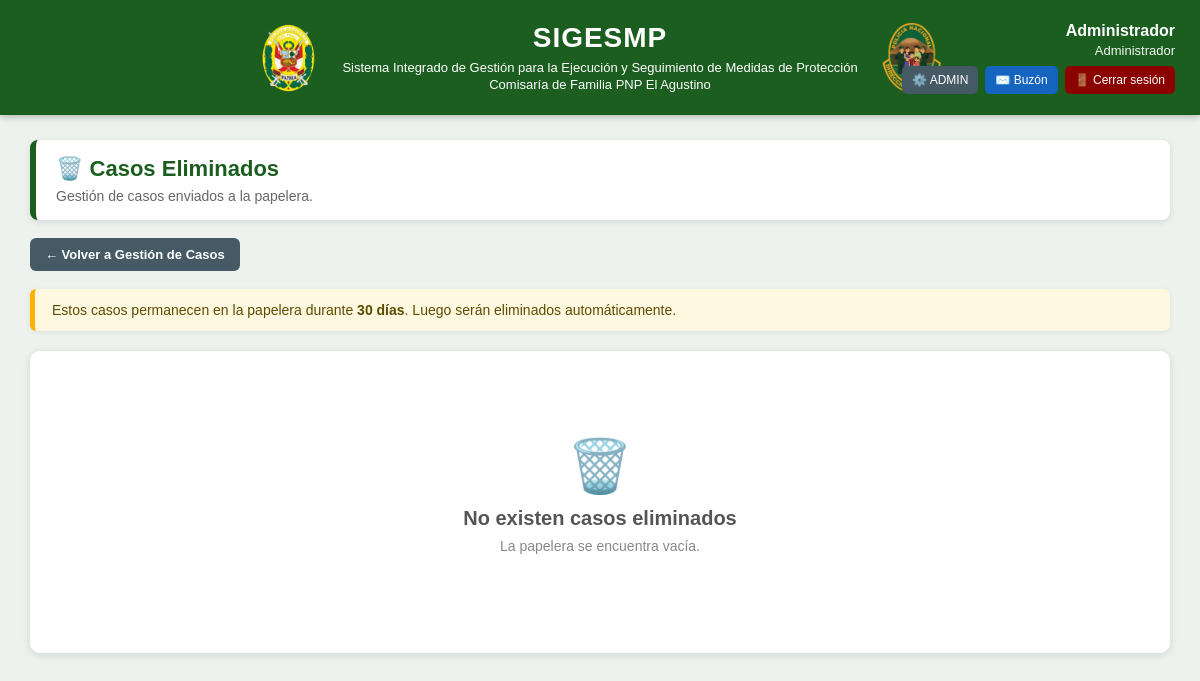
Before: /casos-eliminados/ (signed in) with the older database file.
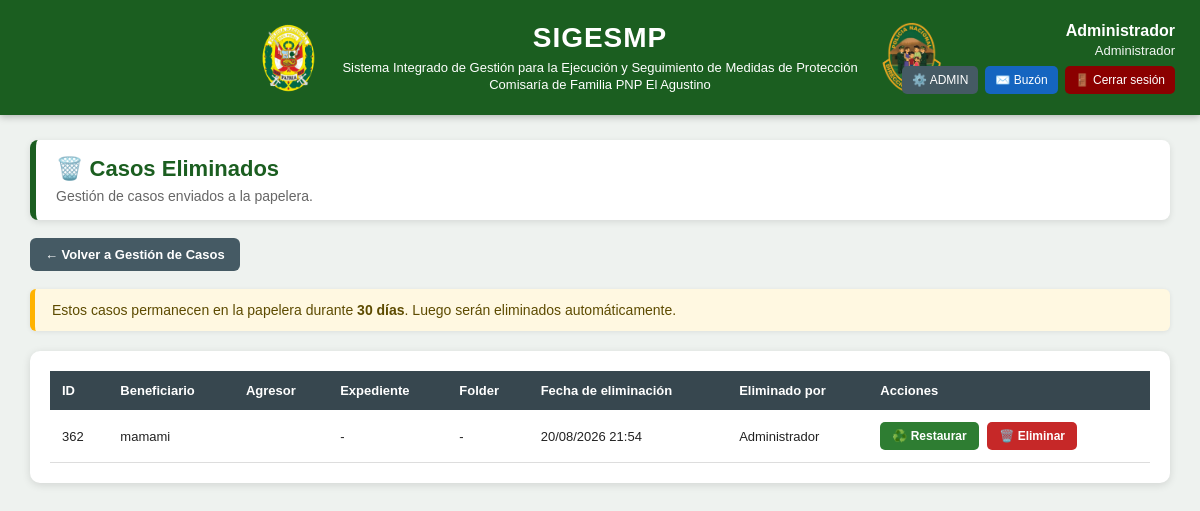
After: the same page with the newer database file.
### mapa/models.py (models this page shows, shortened)
class Caso(models.Model):
    RIESGOS = [
        ("LEVE", "Leve"),
        ("MODERADO", "Moderado"),
        ("SEVERO", "Severo"),
        ("SEVERO EXTREMO", "Severo extremo"),
        ("NO DETERMINADO", "No determinado"),
    ]
    NOTIFICACION = [
        ("PENDIENTE", "Pendiente"),
        ("NOTIFICADO", "Notificado"),
    ]
    TIPO_VIOLENCIA = [
        ("FISICA", "Física"),
        ("PSICOLOGICA", "Psicológica"),
        ("SEXUAL", "Sexual"),
        ("ECONOMICA", "Económica o Patrimonial"),
    ]
    ESTADO_UBICACION_AGRESOR = [
        ("UBICADO", "Ubicado"),
        ("NO UBICADO", "No ubicado"),
    ]
    beneficiario = models.CharField(
        max_length=200,
        blank=True
    )
    dni_beneficiario = models.CharField(
        max_length=8,
        blank=True
    )
    domicilio = models.CharField(
        max_length=300,
        blank=True
    )
    region_domicilio = models.ForeignKey(
        Region,
        on_delete=models.SET_NULL,
        null=True,
        blank=True,
        related_name="casos_region_domicilio"
    )
    provincia_domicilio = models.ForeignKey(
        Provincia,
        on_delete=models.SET_NULL,
        null=True,
        blank=True,
        related_name="casos_provincia_domicilio"
    )
    distrito_domicilio = models.ForeignKey(
        Distrito,
        on_delete=models.SET_NULL,
        null=True,
        blank=True,
        related_name="casos_distrito_domicilio"
    )
    tipo_via = models.CharField(
        max_length=30,
        blank=True,
        verbose_name="Tipo de vía"
    )
    nombre_via = models.CharField(
        max_length=200,
        blank=True,
        verbose_name="Nombre de vía"
    )
    numero_via = models.CharField(
        max_length=50,
        blank=True,
        verbose_name="Número"
    )
    complemento_domicilio = models.CharField(
        max_length=300,
        blank=True,
        verbose_name="Complemento / referencia"
    )
    domicilio_normalizado = models.CharField(
        max_length=250,
        blank=True,
        verbose_name="Domicilio normalizado"
    )
    nivel_riesgo = models.CharField(
        max_length=30,
        choices=RIESGOS,
        blank=True
    )
    region_denuncia = models.ForeignKey(
        Region,
        on_delete=models.PROTECT,
        related_name="casos_denuncia_region",
        null=True,
        blank=True,
    )
    provincia_denuncia = models.ForeignKey(
        Provincia,
        on_delete=models.PROTECT,
        related_name="casos_denuncia_provincia",
        null=True,
        blank=True,
    )
    distrito_denuncia = models.ForeignKey(
        Distrito,
        on_delete=models.PROTECT,
        related_name="casos_denuncia_distrito",
        null=True,
        blank=True,
    )
    region_medida = models.ForeignKey(
        Region,
        on_delete=models.PROTECT,
        related_name="casos_medida_region",
        null=True,
        blank=True,
    )
    provincia_medida = models.ForeignKey(
        Provincia,
        on_delete=models.PROTECT,
        related_name="casos_medida_provincia",
        null=True,
        blank=True,
    )
    distrito_medida = models.ForeignKey(
        Distrito,
        on_delete=models.PROTECT,
        related_name="casos_medida_distrito",
        null=True,
        blank=True,
    )
    comisaria_denuncia = models.CharField(
        max_length=150,
        verbose_name="Comisaría donde se interpuso la denuncia"
    )
    comisaria_medida = models.CharField(
        max_length=150,
        verbose_name="Comisaría de Familia responsable"
    )
    efectivo = models.CharField(
        max_length=100,
        blank=True
    )
    responsable = models.ForeignKey(
        User,
        null=True,
        blank=True,
        on_delete=models.SET_NULL,
        related_name="casos_asignados"
    )
    folder = models.CharField(
        max_length=100,
        blank=True
    )
    expediente = models.CharField(
        max_length=100,
        blank=True
    )
    agresor = models.CharField(
        max_length=200,
        blank=True
    )
    dni_agresor = models.CharField(
        max_length=8,
        blank=True
    )
    telefono_agresor = models.CharField(
        "Teléfono del agresor",
        max_length=50,
        blank=True
    )
    direccion_agresor = models.CharField(
        "Dirección del agresor",
        max_length=300,
        blank=True
    )
    tipo_via_agresor = models.CharField(
        max_length=30,
        blank=True,
        verbose_name="Tipo de vía"
    )
    nombre_via_agresor = models.CharField(
        max_length=200,
        blank=True,
        verbose_name="Nombre de vía"
    )
    numero_via_agresor = models.CharField(
        max_length=50,
        blank=True,
        verbose_name="Número"
    )
    complemento_domicilio_agresor = models.CharField(
        max_length=300,
        blank=True,
        verbose_name="Complemento / referencia"
    )
    agresor_registro = models.ForeignKey(
        "Agresor",
        on_delete=models.SET_NULL,
        null=True,
        blank=True,
        related_name="casos"
    )
    region_agresor = models.ForeignKey(
        Region,
        on_delete=models.SET_NULL,
        null=True,
        blank=True,
        related_name="casos_region_agresor"
    )
    provincia_agresor = models.ForeignKey(
        Provincia,
        on_delete=models.SET_NULL,
        null=True,
        blank=True,
        related_name="casos_provincia_agresor"
    )
    distrito_agresor = models.ForeignKey(
        Distrito,
        on_delete=models.SET_NULL,
        null=True,
        blank=True,
        related_name="casos_distrito_agresor"
    )
    estado_ubicacion_agresor = models.CharField(
        "Estado de ubicación del agresor",
        max_length=15,
        choices=ESTADO_UBICACION_AGRESOR,
        default="NO UBICADO"
    )
    latitud_agresor = models.FloatField(
        null=True,
        blank=True
    )
    longitud_agresor = models.FloatField(
        null=True,
        blank=True
    )
    telefono = models.CharField(
        "Teléfono de la beneficiaria",
        max_length=50,
        blank=True
    )
    fecha_denuncia = models.DateField(
        "Fecha de la denuncia",
        null=True,
        blank=True
    )
    violencia_fisica = models.BooleanField(
        "Violencia física",
        default=False
    )
    violencia_psicologica = models.BooleanField(
        "Violencia psicológica",
        default=False
    )
    violencia_sexual = models.BooleanField(
        "Violencia sexual",
        default=False
    )
    violencia_economica = models.BooleanField(
        "Violencia económica o patrimonial",
        default=False
    )
    fecha_registro = models.DateField(
        null=True,
        blank=True
    )
    ultima_visita = models.DateField(
        null=True,
        blank=True
    )
    fecha_limite = models.DateField(
        "Próximo seguimiento",
        null=True,
        blank=True
    )
    notificacion_vencimiento_leida = models.BooleanField(
        default=False
    )
    notificacion_beneficiario = models.CharField(
        max_length=15,
        choices=NOTIFICACION,
        default="PENDIENTE"
    )
    fecha_notificacion_beneficiario = models.DateField(
        null=True,
        blank=True
    )
    motivo_notificacion_beneficiario_pendiente = models.TextField(
        "Motivo de notificación pendiente de la persona beneficiaria",
        blank=True
    )
    notificacion_agresor = models.CharField(
        max_length=15,
        choices=NOTIFICACION,
        default="PENDIENTE"
    )
    fecha_notificacion_agresor = models.DateField(
        null=True,
        blank=True
    )
    motivo_notificacion_agresor_pendiente = models.TextField(
        "Motivo de notificación pendiente de la persona agresora",
        blank=True
    )
    estado = models.CharField(
        max_length=15,
        default="ACTIVO"
    )
    fecha_eliminacion = models.DateTimeField(
        null=True,
        blank=True
    )
    eliminado_por = models.ForeignKey(
        User,
        null=True,
        blank=True,
        on_delete=models.SET_NULL,
        related_name="casos_eliminados"
    )
    latitud = models.FloatField(
        null=True,
        blank=True
    )
    longitud = models.FloatField(
        null=True,
        blank=True
    )
    edicion_autorizada = models.BooleanField(
        default=False
    )
    class Meta:
        permissions = [
            (
                "modificar_directo",
                "Puede modificar casos directamente"
            ),
            (
                "aprobar_modificacion",
                "Puede aprobar modificaciones"
            ),
            (
                "archivar_directo",
                "Puede archivar casos directamente"
            ),
            (
                "aprobar_archivado",
                "Puede aprobar archivados"
            ),
            (
                "eliminar_directo",
                "Puede eliminar casos directamente"
            ),
            (
                "aprobar_eliminacion",
                "Puede aprobar eliminaciones"
            ),
            (
                "administrar_usuarios",
                "Puede administrar usuarios"
            ),
        ]

### mapa/views.py (the view)
@login_required
@grupo_requerido("Administrador")
def casos_eliminados(request):
    casos = Caso.objects.filter(
        estado="ELIMINADO"
    ).order_by("-fecha_eliminacion")
    return render(
        request,
        "mapa/casos_eliminados.html",
        {
            "casos": casos
        }
    )

### mapa/templates/mapa/casos_eliminados.html (shortened to what this page needs)
{% load static %}
<!DOCTYPE html>
<html lang="es">
<head>
</head>
<body>
<header id="encabezado">
    <div id="titulo">
        <img
            class="escudo"
            src="{% static 'mapa/img/EscudoPNP.png' %}"
            alt="Escudo PNP"
        >
        <div class="texto-titulo">
            <h1>SIGESMP</h1>
            <p>
                Sistema Integrado de Gestión para la Ejecución y Seguimiento
                de Medidas de Protección
                <br>
                Comisaría de Familia PNP El Agustino
            </p>
        </div>
        <img
            class="escudo"
            src="{% static 'mapa/img/EscudoDIRFAM.png' %}"
            alt="Escudo DIRFAM"
        >
    </div>
    <div id="usuario">
        <strong>
            {{ request.user.get_full_name|default:request.user.username }}
        </strong>
        <div class="rol">
            {{ request.user.groups.all.0.name|default:"Administrador" }}
        </div>
        <div class="accionesUsuario">
            {% if request.user.is_superuser %}
                <a
                    href="/admin/"
                    class="btnAdmin"
                >
                    ⚙️ ADMIN
                </a>
            {% endif %}
            {% if request.user.is_superuser or request.user.groups.all.0.name == "Administrador" or request.user.groups.all.0.name == "Jefe_MP" or request.user.groups.all.0.name == "Usuario_MP" %}
                <a
                    href="{% url 'mensajes' %}"
                    class="btnBuzon"
                >
                    ✉️ Buzón
                </a>
            {% endif %}
            <button
                class="btnSalir"
                onclick="location.href='{% url 'cerrar_sesion' %}'"
            >
                🚪 Cerrar sesión
            </button>
        </div>
    </div>
</header>
<div class="contenedor">
    <div class="tituloPagina">
        <h2>
            🗑️ Casos Eliminados
        </h2>
        <p>
            Gestión de casos enviados a la papelera.
        </p>
    </div>
    <a
        href="{% url 'gestion_casos' %}"
        class="volver"
    >
        ← Volver a Gestión de Casos
    </a>
    <div class="info">
        Estos casos permanecen en la papelera durante
        <strong>30 días</strong>.
        Luego serán eliminados automáticamente.
    </div>
    <div class="tabla-contenedor">
        {% if casos %}
            <table>
                <thead>
                    <tr>
                        <th>ID</th>
                        <th>Beneficiario</th>
                        <th>Agresor</th>
                        <th>Expediente</th>
                        <th>Folder</th>
                        <th>Fecha de eliminación</th>
                        <th>Eliminado por</th>
                        <th>Acciones</th>
                    </tr>
                </thead>
                <tbody>
                    {% for caso in casos %}
                        <tr>
                            <td>
                                {{ caso.id }}
                            </td>
                            <td>
                                {{ caso.beneficiario }}
                            </td>
                            <td>
                            </td>
                            <td>
                                {{ caso.expediente|default:"-" }}
                            </td>
                            <td>
                                {{ caso.folder|default:"-" }}
                            </td>
                            <td>
                                {{ caso.fecha_eliminacion|date:"d/m/Y H:i" }}
                            </td>
                            <td>
                                {% if caso.eliminado_por %}
                                    {{ caso.eliminado_por.get_full_name|default:caso.eliminado_por.username }}
                                {% else %}
                                    -
                                {% endif %}
                            </td>
                            <td>
                                <a
                                    href="{% url 'restaurar_caso_eliminado' caso.id %}"
                                    class="btn-restaurar"
                                    onclick="return confirm('¿Desea restaurar este caso?');"
                                >
                                    ♻️ Restaurar
                                </a>
                                <form
                                    method="POST"
                                    action="{% url 'eliminar_caso_definitivamente' caso.id %}"
                                    style="display:inline;"
                                    onsubmit="return confirm('⚠️ ATENCIÓN: este caso será eliminado DEFINITIVAMENTE y no podrá ser recuperado. ¿Desea continuar?');"
                                >
                                    <button
                                        type="submit"
                                        class="btn-eliminar"
                                    >
                                        🗑️ Eliminar
                                    </button>
                                </form>
                            </td>
                        </tr>
                    {% endfor %}
                </tbody>
            </table>
        {% else %}
            <div class="vacio">
                <div class="iconoPapelera">
                    🗑️
                </div>
                <h3>
                    No existen casos eliminados
                </h3>
                <p>
                    La papelera se encuentra vacía.
                </p>
            </div>
        {% endif %}
    </div>
</div>
</body>
</html>

Changed rows visible on the page:
added Caso: id "362", beneficiario "mamami", expediente "-", folder "-", fecha_eliminacion "20/08/2026 21:54", eliminado_por.get_full_name "Administrador"
Other visible differences:
text no longer shown: "🗑️ No existen casos eliminados La papelera se encuentra vacía."
text now shown: "ID Beneficiario Agresor Expediente Folder Fecha de eliminación Eliminado por Acciones"
